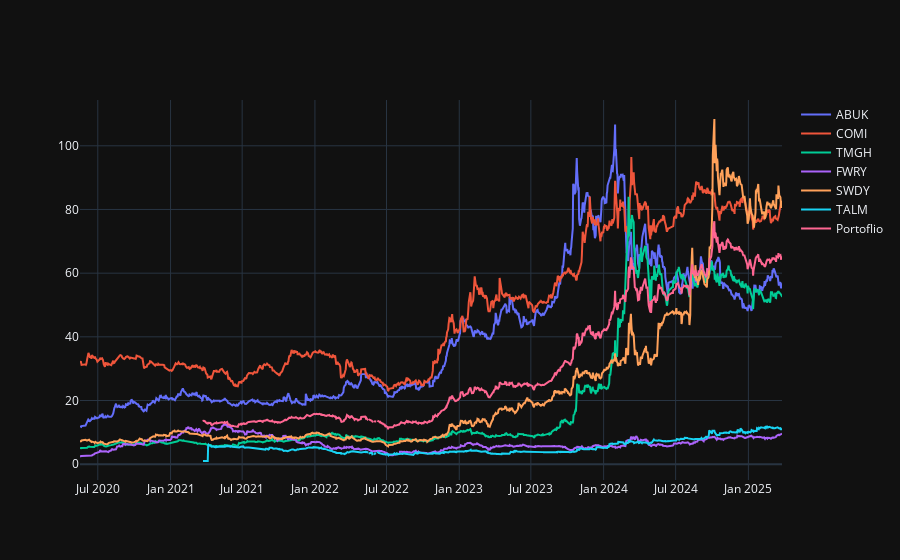

Notebook code for this chart:
### Code cell
fig = go.Figure()

for stock in daily_prices.columns.to_list():
    fig.add_trace(go.Scatter(x=daily_prices.index,y=daily_prices[stock], name=stock))

fig.add_trace(go.Scatter(x=portfolio.index,y=portfolio.values.flatten(), name='Portoflio'))
fig.show()

### Figure 1 — Plotly figure (JSON) as saved in the notebook; plotly's stock layout.template omitted (floating-point values rounded to 4 significant figures; data arrays with more than 128 entries replaced by an {"elided": "..."} marker saying what was removed)
{"data": [{"name": "ABUK", "type": "scatter", "x": {"elided": "1183 str values"}, "y": {"elided": "1183 float values"}}, {"name": "COMI", "type": "scatter", "x": {"elided": "1183 str values"}, "y": {"elided": "1183 float values"}}, {"name": "TMGH", "type": "scatter", "x": {"elided": "1183 str values"}, "y": {"elided": "1183 float values"}}, {"name": "FWRY", "type": "scatter", "x": {"elided": "1183 str values"}, "y": {"elided": "1183 float values"}}, {"name": "SWDY", "type": "scatter", "x": {"elided": "1183 str values"}, "y": {"elided": "1183 float values"}}, {"name": "TALM", "type": "scatter", "x": {"elided": "1183 str values"}, "y": {"elided": "1183 float values"}}, {"name": "Portoflio", "type": "scatter", "x": {"elided": "1183 str values"}, "y": {"elided": "1183 float values"}}], "layout": {}}
